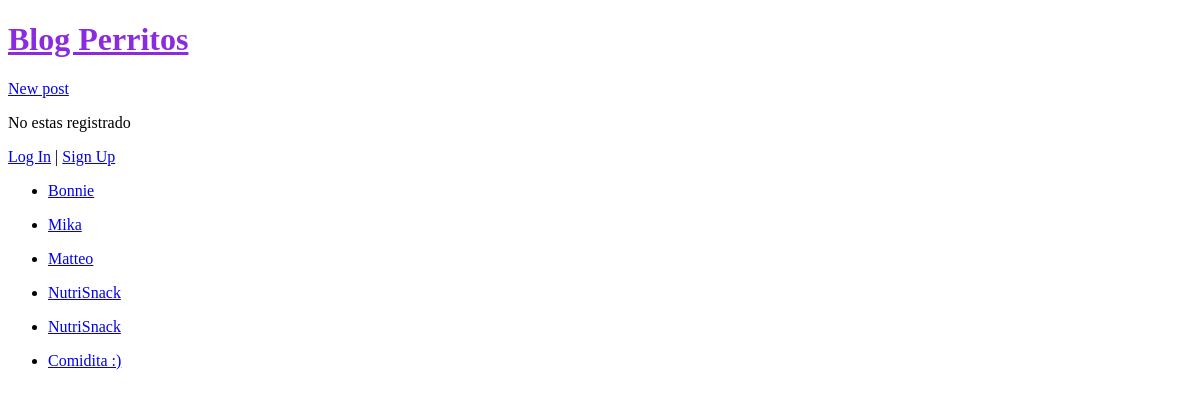
The app's page /, older data.
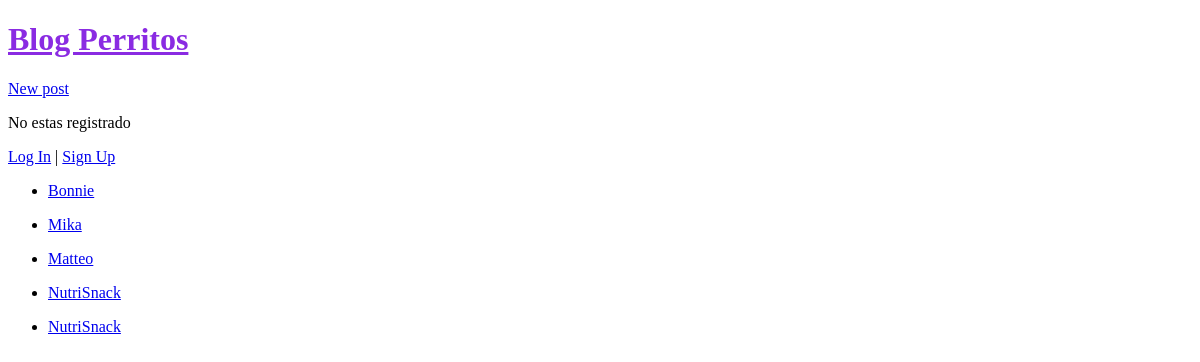
The same page, newer data.
### blogs/models.py (models this page shows, shortened)
class Post(models.Model):
    title = models.CharField(max_length=120)
    body = models.TextField()
    author = models.ForeignKey(
        "auth.User",
        on_delete=models.CASCADE,
    )
    created_at = models.DateTimeField(auto_now_add=True)

### blogs/views.py (the view)
# urls.py: path("", BlogListView.as_view(), name="home"),
class BlogListView(ListView):
    model = Post
    template_name = "home.html"

### templates/home.html
{% extends "_base.html" %}
{% block content %}
    {% if user.is_authenticated %}
        Epale {{ user.username }}! :)
        <form action="{% url 'logout' %}" method="post"> {% csrf_token %}
            <button type="submit">Log Out</button>
        </form>
    {% else %}
        <p>No estas registrado</p>
        <a href="{% url 'login' %}">Log In</a> |
        <a href="{% url 'signup' %}">Sign Up</a>
    {% endif %}
    {% for post in post_list %}
        <ul>
            <li>
                <a href="{% url 'post_detail' post.pk %}">{{ post.title }}</a>
            </li>
        </ul>
    {% endfor %}
{% endblock content %}

### templates/_base.html (shortened to what this page needs)
{% load static %}
<!DOCTYPE html>
<html lang="en">
<head>
    <link rel="stylesheet" href="{% static 'css/base.css' %}">
</head>
<body>
    <header>
        <h1><a href="{% url 'home' %}">Blog Perritos</a></h1>
    </header>
    <div>
        <a href="{% url 'create' %}">New post</a>
    </div>
    {% block content %}
    {% endblock content %}
</body>
</html>
</html>

### static/css/base.css (style rules this page uses)
header h1 a { color: blueviolet; }

Row changes from the older to the newer data that the page shows:
removed Post: title "Comidita :)"
